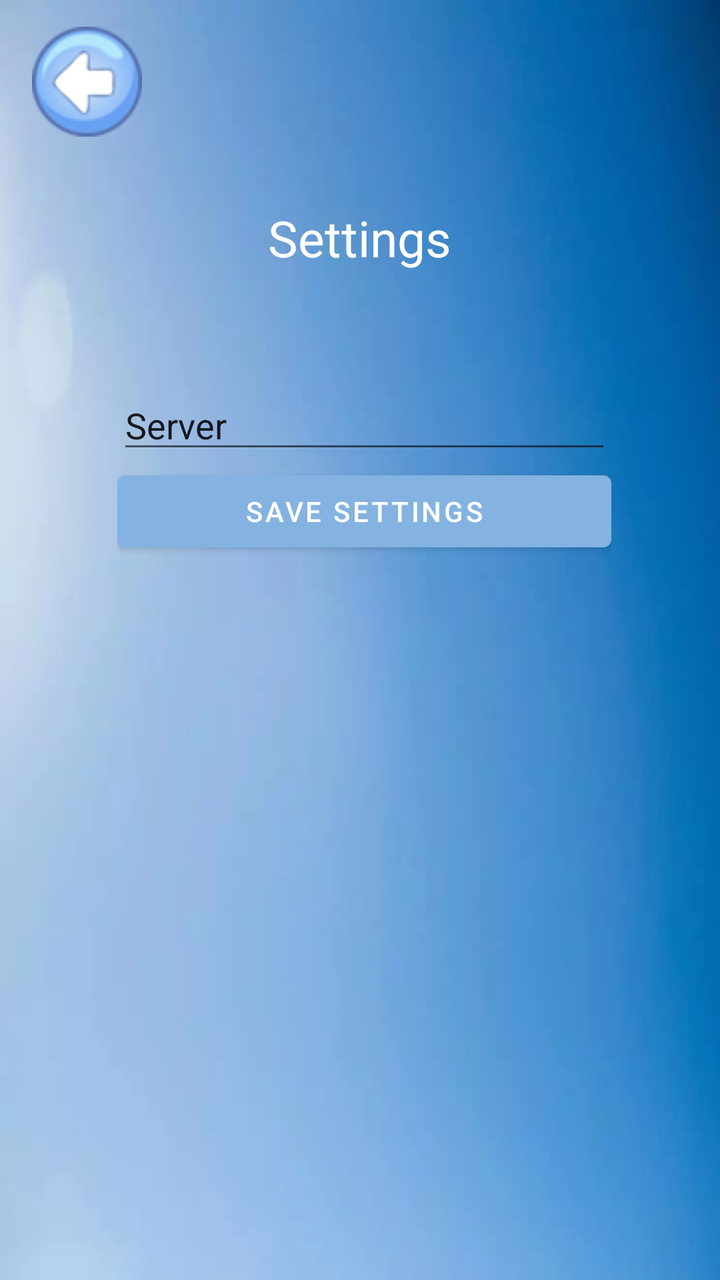
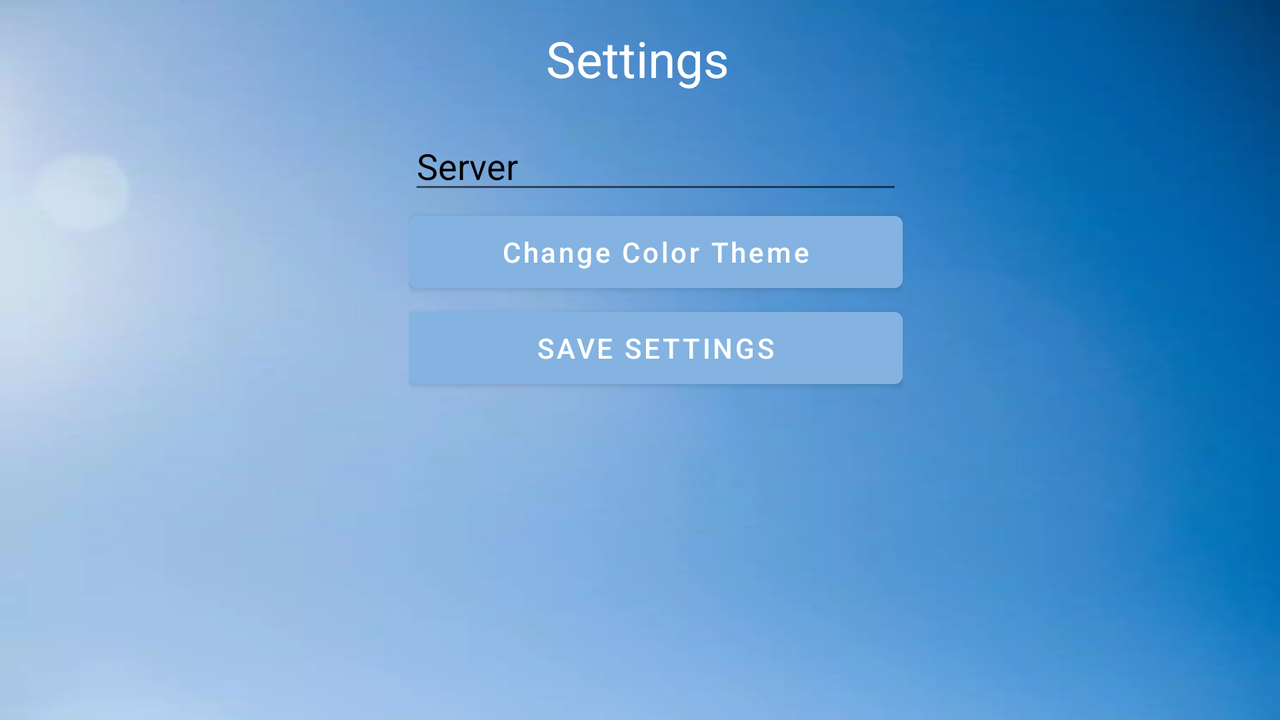

Compare how this app lays out the same screen by default and in its alternative resource folder. The renders come first, then the two layout files and the values they reference.
<!-- AndroidManifest.xml: application theme Theme.AndroidChat -->
<!-- res/layout/activity_settings.xml -->
<?xml version="1.0" encoding="utf-8"?>
<androidx.constraintlayout.widget.ConstraintLayout xmlns:android="http://schemas.android.com/apk/res/android"
    xmlns:app="http://schemas.android.com/apk/res-auto"
    xmlns:tools="http://schemas.android.com/tools"
    android:layout_width="match_parent"
    android:layout_height="match_parent"
    tools:context=".SettingsActivity"
    android:background="@drawable/main_background">

    <ImageView
        android:id="@+id/btnBackSettings"
        android:layout_width="wrap_content"
        android:layout_height="wrap_content"
        android:layout_marginStart="16dp"
        android:src="@drawable/back"
        app:layout_constraintBottom_toBottomOf="parent"
        app:layout_constraintStart_toStartOf="parent"
        app:layout_constraintTop_toTopOf="parent"
        app:layout_constraintVertical_bias="0.023" />

    <LinearLayout
        android:id="@+id/settingsLayout"
        android:layout_width="247dp"
        android:layout_height="229dp"
        android:orientation="vertical"
        app:layout_constraintBottom_toBottomOf="parent"
        app:layout_constraintEnd_toEndOf="parent"
        app:layout_constraintHorizontal_bias="0.52"
        app:layout_constraintStart_toStartOf="parent"
        app:layout_constraintTop_toTopOf="parent"
        app:layout_constraintVertical_bias="0.463">

        <EditText
            android:id="@+id/txtSettingsServer"
            android:layout_width="match_parent"
            android:layout_height="wrap_content"
            android:ems="10"
            android:inputType="textPersonName"
            android:text="Server" />

        <LinearLayout
            android:layout_width="match_parent"
            android:layout_height="match_parent"
            android:orientation="vertical">

            <Button
                android:id="@+id/btnSaveSettings"
                android:layout_width="match_parent"
                android:layout_height="wrap_content"
                android:text="Save Settings"/>
        </LinearLayout>

    </LinearLayout>

    <TextView
        android:id="@+id/addUserTitle"
        android:layout_width="226dp"
        android:layout_height="68dp"
        android:gravity="center"
        android:text="Settings"
        android:textColor="@color/white"
        android:textSize="25dp"
        app:layout_constraintBottom_toTopOf="@+id/settingsLayout"
        app:layout_constraintEnd_toEndOf="parent"
        app:layout_constraintHorizontal_bias="0.497"
        app:layout_constraintStart_toStartOf="parent"
        app:layout_constraintTop_toTopOf="parent"
        app:layout_constraintVertical_bias="0.694" />
</androidx.constraintlayout.widget.ConstraintLayout>
<!-- resources referenced by this layout -->
<resources>
  <color name="white">#FFFFFFFF</color>
  <!-- drawable back: png bitmap (drawable-v24, 5023 bytes) -->
  <!-- drawable main_background: webp bitmap (drawable-night-hdpi, 5234 bytes) -->
  <style name="Theme.AndroidChat" parent="Theme.MaterialComponents.DayNight.DarkActionBar">
          
          <item name="colorPrimary">@color/mainColor</item>
          <item name="colorPrimaryVariant">@color/mainColorDark</item>
          <item name="colorOnPrimary">@color/white</item>
          
          <item name="colorSecondary">@color/teal_200</item>
          <item name="colorSecondaryVariant">#A89A9A</item>
          <item name="colorOnSecondary">@color/black</item>
          
          <item name="android:statusBarColor" tools:targetApi="l">?attr/colorPrimaryVariant</item>
          <item name="android:textColor">@color/black</item>
          
      </style>
  <color name="mainColor">#84B3E1</color>
  <color name="mainColorDark">#3A8AD8</color>
  <color name="teal_200">#FF03DAC5</color>
  <color name="black">#FF000000</color>
</resources>
<!-- res/layout-land/activity_settings.xml (the repository's variant of the layout above) -->
<!-- drawn on the phone turned sideways -->
<?xml version="1.0" encoding="utf-8"?>
<androidx.constraintlayout.widget.ConstraintLayout xmlns:android="http://schemas.android.com/apk/res/android"
    xmlns:app="http://schemas.android.com/apk/res-auto"
    xmlns:tools="http://schemas.android.com/tools"
    android:layout_width="match_parent"
    android:layout_height="match_parent"
    tools:context=".SettingsActivity"
    android:background="@drawable/main_background">

    <LinearLayout
        android:id="@+id/settingsLayout"
        android:layout_width="247dp"
        android:layout_height="229dp"
        android:orientation="vertical"
        app:layout_constraintBottom_toBottomOf="parent"
        app:layout_constraintEnd_toEndOf="parent"
        app:layout_constraintHorizontal_bias="0.52"
        app:layout_constraintStart_toStartOf="parent"
        app:layout_constraintTop_toTopOf="parent"
        app:layout_constraintVertical_bias="0.463">

        <EditText
            android:id="@+id/txtSettingsServer"
            android:layout_width="match_parent"
            android:layout_height="wrap_content"
            android:ems="10"
            android:textColorHint="@color/black"
            android:hint="Server"
            android:inputType="textPersonName" />

        <LinearLayout
            android:layout_width="match_parent"
            android:layout_height="match_parent"
            android:orientation="vertical">

            <Button
                android:id="@+id/btnChangeTheme"
                android:layout_width="match_parent"
                android:layout_height="wrap_content"
                android:text="Change Color Theme"
                android:textAllCaps="false" />

            <Button
                android:id="@+id/btnSaveSettings"
                android:layout_width="match_parent"
                android:layout_height="wrap_content"
                android:text="Save Settings"/>
        </LinearLayout>

    </LinearLayout>

    <TextView
        android:id="@+id/addUserTitle"
        android:layout_width="226dp"
        android:layout_height="68dp"
        android:gravity="center"
        android:text="Settings"
        android:textColor="@color/white"
        android:textSize="25dp"
        app:layout_constraintBottom_toTopOf="@+id/settingsLayout"
        app:layout_constraintEnd_toEndOf="parent"
        app:layout_constraintHorizontal_bias="0.497"
        app:layout_constraintStart_toStartOf="parent"
        app:layout_constraintTop_toTopOf="parent"
        app:layout_constraintVertical_bias="0.694" />
</androidx.constraintlayout.widget.ConstraintLayout>
<!-- resources referenced by the variant -->
<!-- as the phone turned sideways resolves them -->
<resources>
  <color name="black">#FF000000</color>
  <color name="white">#FFFFFFFF</color>
  <!-- drawable main_background: webp bitmap (drawable-night-hdpi, 5234 bytes) -->
  <style name="Theme.AndroidChat" parent="Theme.MaterialComponents.DayNight.DarkActionBar">
          
          <item name="colorPrimary">@color/mainColor</item>
          <item name="colorPrimaryVariant">@color/mainColorDark</item>
          <item name="colorOnPrimary">@color/white</item>
          
          <item name="colorSecondary">@color/teal_200</item>
          <item name="colorSecondaryVariant">#A89A9A</item>
          <item name="colorOnSecondary">@color/black</item>
          
          <item name="android:statusBarColor" tools:targetApi="l">?attr/colorPrimaryVariant</item>
          <item name="android:textColor">@color/black</item>
          
      </style>
  <color name="mainColor">#84B3E1</color>
  <color name="mainColorDark">#3A8AD8</color>
  <color name="teal_200">#FF03DAC5</color>
</resources>
